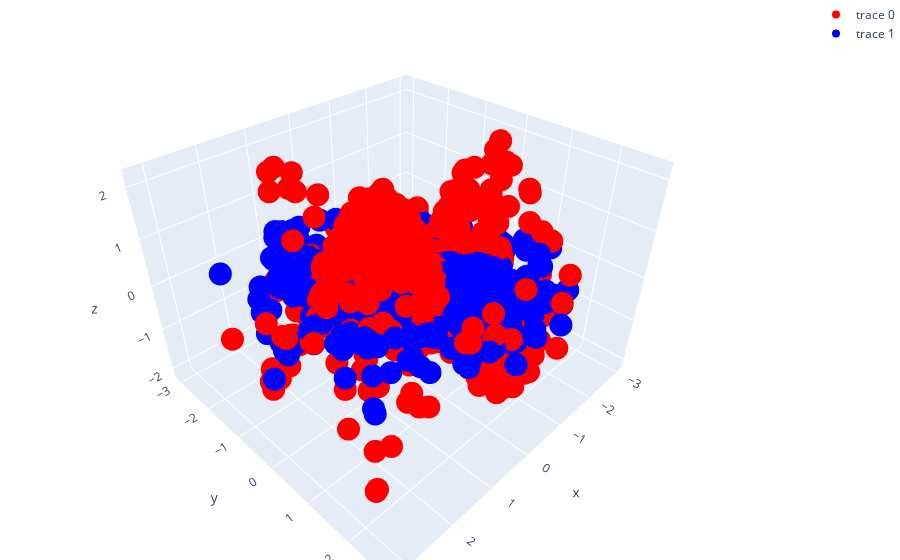

Notebook code for this chart:
### Code cell
model = GradientBoostedVarMaxForest(
    n_estimators=10, max_depth=3, min_samples_leaf=10, learning_rate=0.1
)

model.fit(x, y)

predictions = model.predict(x)

# Create a figure
fig = go.Figure()

# Add the first scatter plot
fig.add_trace(
    go.Scatter3d(x=x[:, 0], y=x[:, 1], z=y, mode="markers", marker=dict(color="red"))
)

# Add the predictions
fig.add_trace(
    go.Scatter3d(
        x=x[:, 0],
        y=x[:, 1],
        z=predictions,
        mode="markers",
        marker=dict(color="blue"),
    )
)

# Update the layout
fig.update_layout(margin=dict(l=0, r=0, b=0, t=0))

# Show the figure
fig.show()

### Figure 1 — Plotly figure (JSON) as saved in the notebook; plotly's stock layout.template omitted (floating-point values rounded to 4 significant figures; data arrays with more than 128 entries replaced by an {"elided": "..."} marker saying what was removed)
{"data": [{"marker": {"color": "red"}, "mode": "markers", "type": "scatter3d", "x": {"elided": "1000 float values"}, "y": {"elided": "1000 float values"}, "z": {"elided": "1000 float values"}}, {"marker": {"color": "blue"}, "mode": "markers", "type": "scatter3d", "x": {"elided": "1000 float values"}, "y": {"elided": "1000 float values"}, "z": {"elided": "1000 float values"}}], "layout": {"margin": {"b": 0, "l": 0, "r": 0, "t": 0}}}
